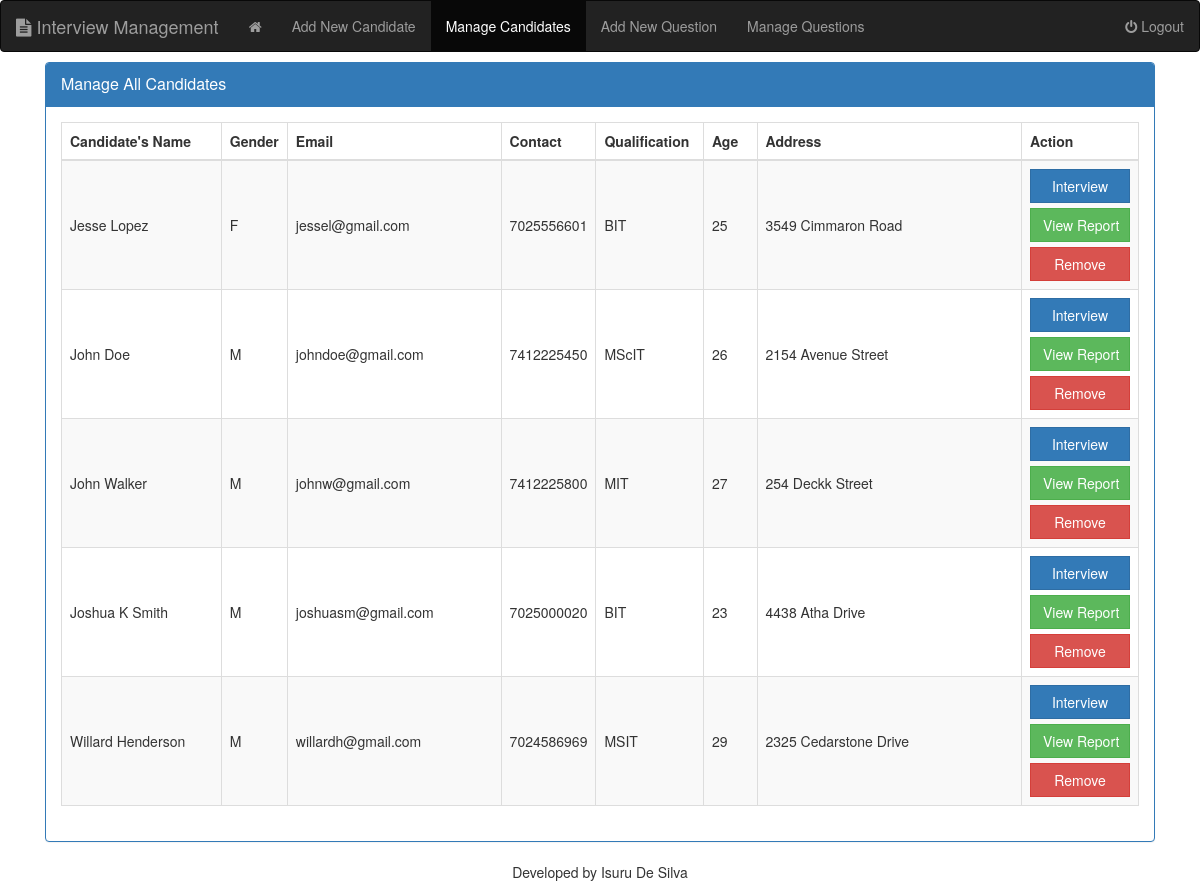
The page /viewCandidate.php (signed in) on the database its author committed.
### tables this page shows
CREATE TABLE `candidates` (
  `cand_id` int(10) NOT NULL,
  `cand_name` varchar(150) NOT NULL,
  `cand_gender` varchar(255) NOT NULL,
  `cand_email` varchar(150) NOT NULL,
  `cand_phone` varchar(150) NOT NULL,
  `cand_age` int(10) DEFAULT NULL,
  `cand_address` text,
  `cand_qualification` text
);

### inc/classes/View.php (called while the page is built, shortened)
<?php
  include ("DB.php");
  class View {
    private $db;
    function __construct(){
      $this->db = new DB();
    }
    function viewCandidate(){
      $sql = "select * from candidates";
      $query = $this->db->simplequerywithoutcondition($sql);
      $results = $query->fetchAll();
      return $results;
    }
  }

### inc/classes/DB.php (called while the page is built, shortened)
<?php
  class DB{
    private $host = "localhost";
    private $dbname = "interview";
    private $dbuser = "root";
    private $dbpass = "";
    private $conn;
    public function __construct(){
      if (!isset($this->conn)) {
        try {
          $pdo = new PDO("mysql:host=".$this->host.";"."dbname=".$this->dbname, $this->dbuser, $this->dbpass);
          $pdo->setAttribute(PDO::ATTR_ERRMODE, PDO::ERRMODE_EXCEPTION);
          $pdo->exec("SET CHARACTER SET utf8");
          $this->conn = $pdo;
        } catch (PDOException $e) {
          die("<h3>Database Connection Failed </h3>".$e->getMessage());
        }
      }
    }
    public function simplequerywithoutcondition($q){
      $stmt = $this->conn->prepare($q);
      $stmt->execute();
      return $stmt;
    }
  }
?>

### viewCandidate.php (the view, shortened to what this page needs)
<?php
  include ("inc/classes/View.php");
  $view = new View();
  $viewCandidates = $view->viewCandidate();
?>
<!DOCTYPE html>
<html lang="en" dir="ltr">
  <head>
    <link href="//maxcdn.bootstrapcdn.com/bootstrap/3.3.0/css/bootstrap.min.css" rel="stylesheet" id="bootstrap-css">
    <link rel="stylesheet" href="https://cdnjs.cloudflare.com/ajax/libs/font-awesome/4.7.0/css/font-awesome.css" />
  </head>
  <body>
<?php $page = "viewcandidate"; include ('nav.php'); ?>
<div class="container">
    <div id="signupbox" style=" margin-top:10px" class="mainbox col-md-12  col-sm-8 ">
        <div class="panel panel-primary">
            <div class="panel-heading">
                <div class="panel-title">Manage All Candidates</div>
            </div>
            <div class="panel-body" >
              <table class="table table-bordered table-striped table-hover" style="width: 100%; table-layout: auto;">
                <thead>
                  <tr>
                    <th style="width: 15%;">Candidate's Name</th>
                    <th style="width:5%">Gender</th>
                    <th style="width: 20%;">Email</th>
                    <th style="width: 5%;">Contact</th>
                    <th style="width: 10%;">Qualification</th>
                    <th style="width: 5%;">Age</th>
                    <th style="width: 25%;">Address</th>
                    <th style="width: 10%;">Action</th>
                  </tr>
                </thead>
                <tbody>
                  <?php foreach ($viewCandidates as $viewCandidate): ?>
                  <tr>
                    <td style="vertical-align: middle;"><?php echo $viewCandidate['cand_name']; ?></td>
                    <td style="vertical-align: middle;"><?php echo $viewCandidate['cand_gender']; ?></td>
                    <td style="vertical-align: middle;"><?php echo $viewCandidate['cand_email']; ?></td>
                    <td style="vertical-align: middle;"><?php echo $viewCandidate['cand_phone']; ?></td>
                    <td style="vertical-align: middle;"><?php echo $viewCandidate['cand_qualification']; ?></td>
                    <td style="vertical-align: middle;"><?php echo $viewCandidate['cand_age']; ?></td>
                    <td style="vertical-align: middle;"><?php echo $viewCandidate['cand_address']; ?></td>
                    <td style="vertical-align: middle;">
                      <a href="takeExam.php?id=<?php echo $viewCandidate['cand_id']; ?>" style="width: 100px; border-radius:0%" class="btn btn-primary">Interview</a>
                      <a href="viewReport.php?id=<?php echo $viewCandidate['cand_id']; ?>" style="width: 100px; margin-top: 5px; border-radius:0%" class="btn btn-success">View Report</a>
                      <a href="delete.php?action=deletecand&id=<?php echo $viewCandidate['cand_id']; ?>" style="width: 100px; margin-top: 5px; border-radius:0%" class="btn btn-danger">Remove</a>
                    </td>
                  </tr>
                  <?php endforeach; ?>
                </tbody>
              </table>
            </div>
        </div>
    </div>
</div>
  </body>
</html>
<p class="text-center top_spac"> Developed by Isuru De Silva</p>

### rows shown on the page
candidates: cand_name "Jesse Lopez", cand_gender "F", cand_email "jessel@gmail.com", cand_phone "7025556601", cand_qualification "BIT", cand_age "25", cand_address "3549 Cimmaron Road", $viewCandidate['cand_id'] 1 (drawn)
candidates: cand_name "John Doe", cand_gender "M", cand_email "johndoe@gmail.com", cand_phone "7412225450", cand_qualification "MScIT", cand_age "26", cand_address "2154 Avenue Street"
candidates: cand_name "John Walker", cand_gender "M", cand_email "johnw@gmail.com", cand_phone "7412225800", cand_qualification "MIT", cand_age "27", cand_address "254 Deckk Street"
candidates: cand_name "Joshua K Smith", cand_gender "M", cand_email "joshuasm@gmail.com", cand_phone "7025000020", cand_qualification "BIT", cand_age "23", cand_address "4438 Atha Drive"
candidates: cand_name "Willard Henderson", cand_gender "M", cand_email "willardh@gmail.com", cand_phone "7024586969", cand_qualification "MSIT", cand_age "29", cand_address "2325 Cedarstone Drive"
